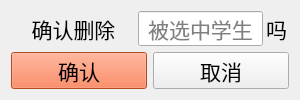
<?xml version="1.0" encoding="UTF-8"?>
<ui version="4.0">
 <class>StuDelete</class>
 <widget class="QWidget" name="StuDelete">
  <property name="geometry">
   <rect>
    <x>0</x>
    <y>0</y>
    <width>300</width>
    <height>100</height>
   </rect>
  </property>
  <property name="minimumSize">
   <size>
    <width>300</width>
    <height>100</height>
   </size>
  </property>
  <property name="maximumSize">
   <size>
    <width>300</width>
    <height>100</height>
   </size>
  </property>
  <property name="font">
   <font>
    <family>楷体</family>
    <pointsize>16</pointsize>
    <italic>false</italic>
   </font>
  </property>
  <property name="windowTitle">
   <string>删除学生</string>
  </property>
  <property name="windowIcon">
   <iconset resource="../../Qrc/20240822_Mine1.qrc">
    <normaloff>:/new/prefix1/X:/PS/Photos/L_S_E/L_S_E-1_1.jpg</normaloff>:/new/prefix1/X:/PS/Photos/L_S_E/L_S_E-1_1.jpg</iconset>
  </property>
  <layout class="QVBoxLayout" name="verticalLayout">
   <item>
    <layout class="QHBoxLayout" name="horizontalLayout_2">
     <item>
      <widget class="QLabel" name="label">
       <property name="minimumSize">
        <size>
         <width>125</width>
         <height>30</height>
        </size>
       </property>
       <property name="maximumSize">
        <size>
         <width>125</width>
         <height>50</height>
        </size>
       </property>
       <property name="font">
        <font>
         <family>楷体</family>
         <pointsize>16</pointsize>
         <italic>false</italic>
        </font>
       </property>
       <property name="text">
        <string>确认删除</string>
       </property>
       <property name="alignment">
        <set>Qt::AlignmentFlag::AlignCenter</set>
       </property>
      </widget>
     </item>
     <item>
      <widget class="QLineEdit" name="LE1_Name">
       <property name="minimumSize">
        <size>
         <width>125</width>
         <height>30</height>
        </size>
       </property>
       <property name="maximumSize">
        <size>
         <width>150</width>
         <height>50</height>
        </size>
       </property>
       <property name="font">
        <font>
         <family>楷体</family>
         <pointsize>16</pointsize>
         <italic>false</italic>
        </font>
       </property>
       <property name="alignment">
        <set>Qt::AlignmentFlag::AlignCenter</set>
       </property>
       <property name="placeholderText">
        <string>被选中学生</string>
       </property>
      </widget>
     </item>
     <item>
      <widget class="QLabel" name="label_2">
       <property name="minimumSize">
        <size>
         <width>25</width>
         <height>30</height>
        </size>
       </property>
       <property name="maximumSize">
        <size>
         <width>25</width>
         <height>50</height>
        </size>
       </property>
       <property name="font">
        <font>
         <family>楷体</family>
         <pointsize>16</pointsize>
         <italic>false</italic>
        </font>
       </property>
       <property name="text">
        <string>吗</string>
       </property>
       <property name="alignment">
        <set>Qt::AlignmentFlag::AlignCenter</set>
       </property>
      </widget>
     </item>
    </layout>
   </item>
   <item>
    <layout class="QHBoxLayout" name="horizontalLayout">
     <item>
      <widget class="QPushButton" name="PB1_Yes">
       <property name="minimumSize">
        <size>
         <width>125</width>
         <height>30</height>
        </size>
       </property>
       <property name="maximumSize">
        <size>
         <width>150</width>
         <height>50</height>
        </size>
       </property>
       <property name="font">
        <font>
         <family>楷体</family>
         <pointsize>16</pointsize>
         <italic>false</italic>
        </font>
       </property>
       <property name="styleSheet">
        <string notr="true">background-color: rgb(255, 102, 51);</string>
       </property>
       <property name="text">
        <string>确认</string>
       </property>
      </widget>
     </item>
     <item>
      <widget class="QPushButton" name="PB2_No">
       <property name="minimumSize">
        <size>
         <width>125</width>
         <height>30</height>
        </size>
       </property>
       <property name="maximumSize">
        <size>
         <width>150</width>
         <height>50</height>
        </size>
       </property>
       <property name="font">
        <font>
         <family>楷体</family>
         <pointsize>16</pointsize>
         <italic>false</italic>
        </font>
       </property>
       <property name="text">
        <string>取消</string>
       </property>
      </widget>
     </item>
    </layout>
   </item>
  </layout>
 </widget>
 <resources>
  <include location="../../Qrc/20240822_Mine1.qrc"/>
 </resources>
 <connections/>
</ui>
